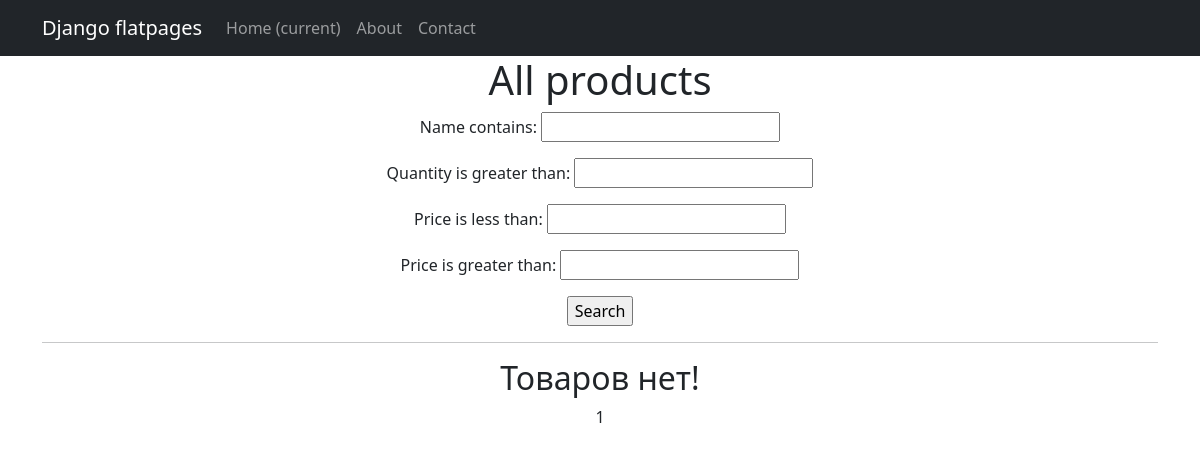
Before: /products/ with the older database file.
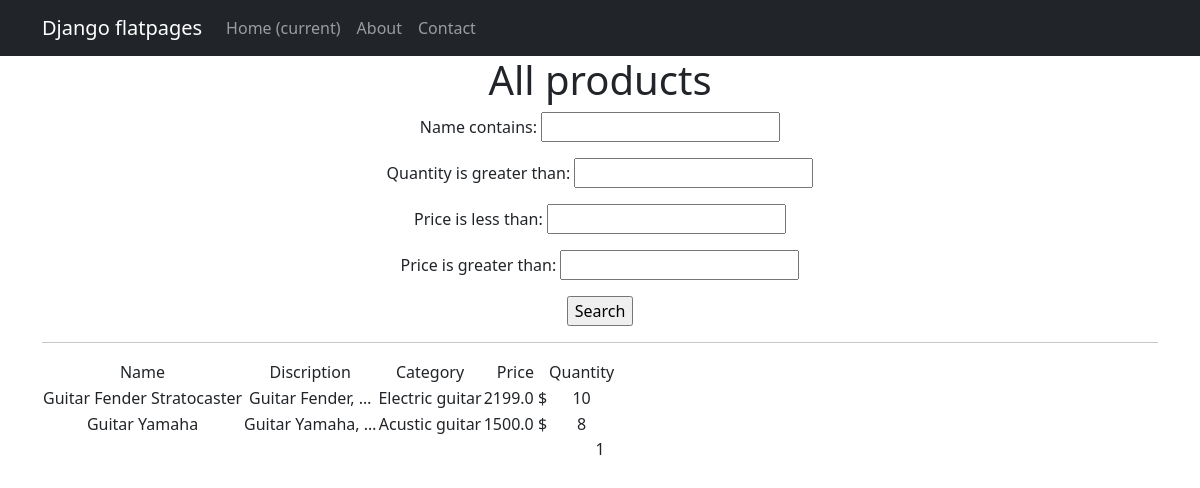
After: the same page with the newer database file.
### simpleapp/models.py (models this page shows, shortened)
class Product(models.Model):
    name = models.CharField(
        max_length=50,
        unique=True,
    )
    description = models.TextField()
    quantity = models.IntegerField(
        validators=[MinValueValidator(0)],
    )
    category = models.ForeignKey(
        to='Category',
        on_delete=models.CASCADE,
        related_name='products',
    )
    price = models.FloatField(
        validators=[MinValueValidator(0.0)],
    )

class Category(models.Model):
    name = models.CharField(max_length=100, unique=True)

### simpleapp/views.py (the view)
# urls.py: path('', ProductsList.as_view(), name='product_list'),
class ProductsList(ListView):
    model = Product
    ordering = 'name'
    template_name = 'products.html'
    context_object_name = 'products'
    paginate_by = 2
    def get_queryset(self):
        queryset = super().get_queryset()
        self.filterset = ProductFilter(self.request.GET, queryset)
        return self.filterset.qs
    def get_context_data(self, **kwargs):
        context = super().get_context_data(**kwargs)
        context['filterset'] = self.filterset
        return context

### simpleapp/templatetags/custom_filters.py (called while the page is built)
@register.filter()
def currency(value, code='rub'):
   postfix = CURRENCIES_SYMBOLS[code]
   return f'{value} {postfix}'

### templates/products.html (shortened to what this page needs)
{% extends 'flatpages/default.html' %}
{% load custom_filters %}
{% load custom_tags %}
{% block content %}
   <h1>All products</h1>
   <form action="" method="get">
       {{ filterset.form.as_p }}
       <input type="submit" value="Search" />
   </form>
   <hr>
   {% if products %}
       <table>
           <tr>
               <td>Name</td>
               <td>Discription</td>
               <td>Category</td>
               <td>Price</td>
               <td>Quantity</td>
           </tr>
           {% for product in products %}
           <tr>
               <td>{{ product.name }}</td>
               <td>{{ product.description|truncatewords:2 }}</td>
               <td>{{ product.category.name }}</td>
               <td>{{ product.price|currency:"usd" }}</td>
               <td>{{ product.quantity }}</td>
           </tr>
           {% endfor %}
       </table>
   {% else %}
       <h2>Товаров нет!</h2>
   {% endif %}
   {{ page_obj.number }}
{% endblock content %}

### templates/flatpages/default.html (shortened to what this page needs)
<!DOCTYPE html>
<html lang="en">
    <head>
        {% load static %}
        <link href="{% static 'css/styles.css' %}" rel="stylesheet" />
    </head>
    <body>
        <nav class="navbar navbar-expand-lg navbar-dark bg-dark static-top">
            <div class="container">
                <a class="navbar-brand" href="#">Django flatpages</a>
            <div class="collapse navbar-collapse" id="navbarResponsive">
                <ul class="navbar-nav ml-auto">
                    <li class="nav-item active">
                        <a class="nav-link" href="#">Home
                            <span class="sr-only">(current)</span>
                        </a>
                    </li>
                    <li class="nav-item">
                        <a class="nav-link" href="/about/">About</a>
                    </li>
                    <li class="nav-item">
                        <a class="nav-link" href="/contacts/">Contact</a>
                    </li>
                </ul>
            </div>
        </div>
    </nav>
        <div class="container">
            <div class="row">
                <div class="col-lg-12 text-center">
                    {% block content %}{% endblock content %}
                </div>
            </div>
        </div>
    </body>
</html>

Changed rows visible on the page:
added Product: name "Guitar Fender Stratocaster", description "Guitar Fender, …", category.name "Electric guitar", price "2199.0 $", quantity "10"
added Product: name "Guitar Yamaha", description "Guitar Yamaha, …", category.name "Acustic guitar", price "1500.0 $", quantity "8"
Other visible differences:
text no longer shown: "Товаров нет!"
text now shown: "Name Discription Category Price Quantity"
